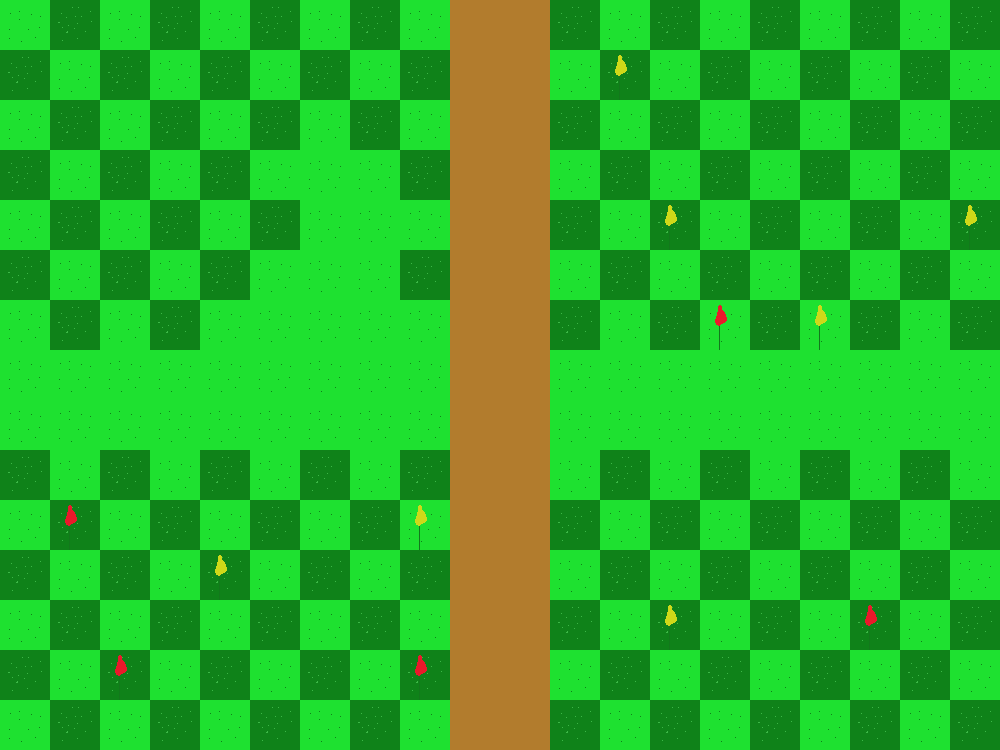

The image is a tile-based game level rendered from a .tmx file. Its description and source (layers, tilesets, objects; grid data summarised) follow:
An orthogonal 20x15 tile map with 50x50 px tiles, 2 tile layers (Floor, Flowers) and 4 objects (south, north, east, west).

<map version="1.9" tiledversion="1.9.2" orientation="orthogonal" renderorder="right-down" width="20" height="15" tilewidth="50" tileheight="50" infinite="0" nextlayerid="8" nextobjectid="15">
 <editorsettings>
  <export target="tilemap_test2.json" format="json" />
 </editorsettings>
 <tileset firstgid="1" name="tileset_test" tilewidth="50" tileheight="50" tilecount="25" columns="5">
  <image source="tileset_test.png" width="250" height="250" />
 </tileset>
 <group id="3" name="Background">
  <layer id="1" name="Floor" width="20" height="15">
   <data>[300 cells, 300 non-empty, 3 distinct tile ids]</data>
  </layer>
  <layer id="2" name="Flowers" width="20" height="15">
   <data>[300 cells, 12 non-empty, 2 distinct tile ids]</data>
  </layer>
 </group>
 <objectgroup id="6" name="Change">
  <object id="6" name="south" x="450" y="749" width="100" height="1">
   <properties>
    <property name="nextScene" value="World0_0" />
   </properties>
  </object>
  <object id="12" name="north" x="450" y="0" width="100" height="1">
   <properties>
    <property name="nextScene" value="" />
   </properties>
  </object>
  <object id="13" name="east" x="999" y="350" width="1" height="100">
   <properties>
    <property name="nextScene" value="" />
   </properties>
  </object>
  <object id="14" name="west" x="0" y="350" width="1" height="100">
   <properties>
    <property name="nextScene" value="" />
   </properties>
  </object>
 </objectgroup>
</map>
